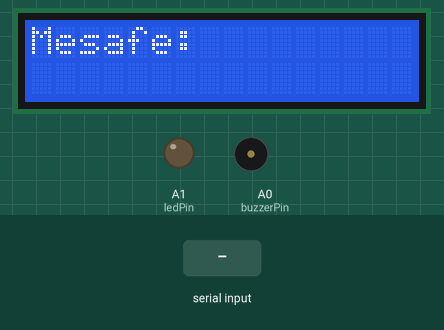
The sketch below on a simulated Arduino Uno, built with avr-gcc and run on an emulated ATmega328P. Parts: 16×2 character LCD, output pins drawn as LEDs (lit = HIGH), buzzer (waves = sounding, pin HIGH). Inputs (shaded band) come from the test bench.

Above: at 2.2 s.
2.3 s: "<90,45>" received over the second serial link
At 2.6 s:
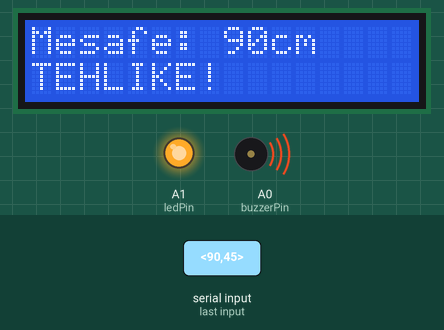
3.8 s: "<200>" received over the second serial link
At 5.0 s:
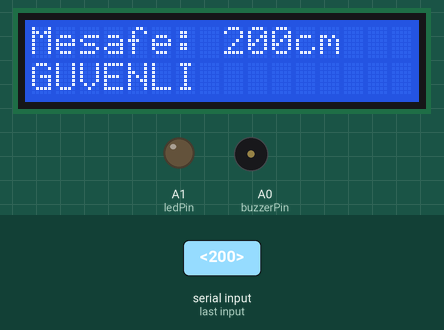
5.3 s: "<90>" received over the second serial link
At 6.1 s:
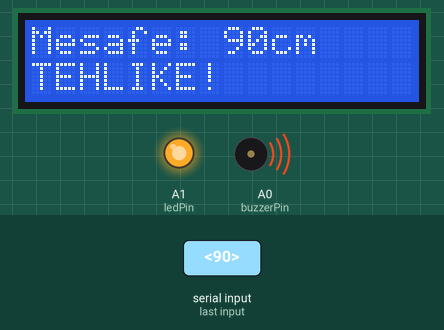
Timing chart, 0 to 8.3 s (numbered marks = the images above; inputs shaded):
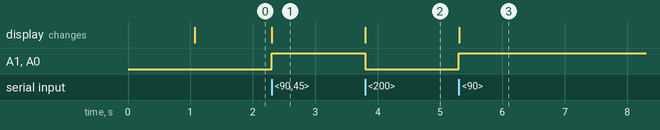

The sketch:

arduino-real.ino
```cpp
#include <LiquidCrystal.h>
#include <SoftwareSerial.h>

LiquidCrystal lcd(12, 11, 5, 4, 3, 2);
SoftwareSerial BTSerial(8, 7);

const int buzzerPin = A0;
const int ledPin = A1;

const byte numChars = 32;
char receivedChars[numChars];
boolean newData = false;

void setup() {
  pinMode(buzzerPin, OUTPUT);
  pinMode(ledPin, OUTPUT);

  lcd.begin(16, 2);
  lcd.clear();
  lcd.print("Sistem Aktif");
  delay(1000);
  lcd.clear();

  lcd.setCursor(0, 0);
  lcd.print("Mesafe:");

  BTSerial.begin(9600);
}

void loop() {
  recvWithStartEndMarkers();

  if (newData == true) {
    int visualDistance = atoi(receivedChars);

    if (visualDistance > 0) {
       lcd.setCursor(8, 0);
       lcd.print("        ");
       lcd.setCursor(8, 0);
       lcd.print(visualDistance);
       lcd.print("cm");

       lcd.setCursor(0, 1);
       if (visualDistance < 100) {
         digitalWrite(buzzerPin, HIGH);
         digitalWrite(ledPin, HIGH);
         lcd.print("TEHLIKE!       ");
       } else if (visualDistance < 200) {
         digitalWrite(buzzerPin, LOW);
         digitalWrite(ledPin, HIGH);
         lcd.print("DIKKAT!         ");
       } else {
         digitalWrite(buzzerPin, LOW);
         digitalWrite(ledPin, LOW);
         lcd.print("GUVENLI         ");
       }
    }
    newData = false;
  }
}

void recvWithStartEndMarkers() {
    static boolean recvInProgress = false;
    static byte ndx = 0;
    char startMarker = '<';
    char endMarker = '>';
    char rc;

    while (BTSerial.available() > 0 && newData == false) {
        rc = BTSerial.read();
        if (recvInProgress == true) {
            if (rc != endMarker) {
                receivedChars[ndx] = rc;
                ndx++;
                if (ndx >= numChars) ndx = numChars - 1;
            }
            else {
                receivedChars[ndx] = '\0';
                recvInProgress = false;
                ndx = 0;
                newData = true;
            }
        }
        else if (rc == startMarker) {
            recvInProgress = true;
        }
    }
}
```

Measured:
- after the input at 2.3 s, A1 (ledPin), A0 (buzzerPin): LOW → HIGH at once; the display: changes at once (image 1)
- after the input at 3.8 s, A1 (ledPin), A0 (buzzerPin): HIGH → LOW at once; the display: changes at once (image 2)
- after the input at 5.3 s, A1 (ledPin), A0 (buzzerPin): LOW → HIGH at once; the display: changes at once (image 3)
